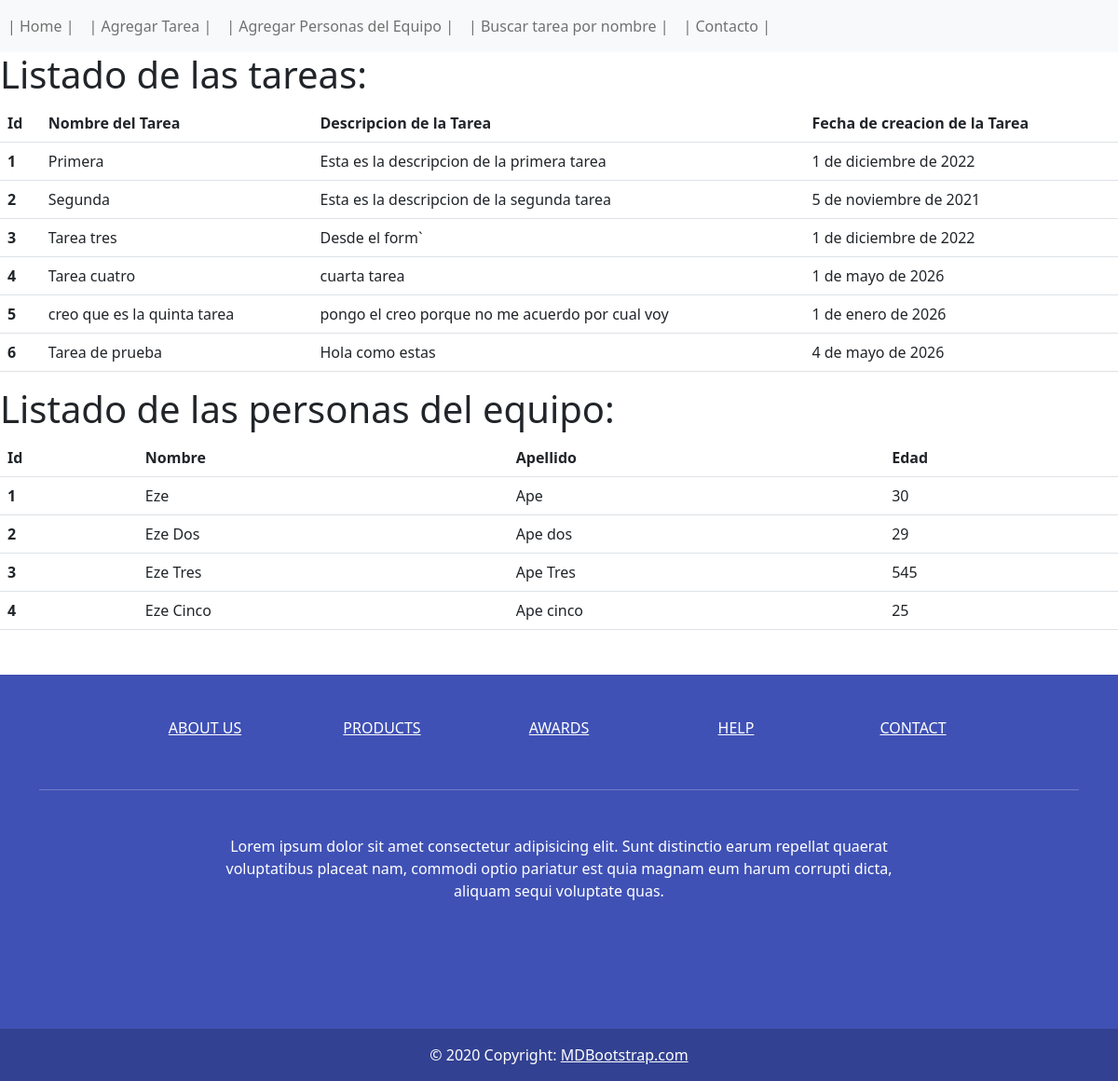
The page / on the database its author committed.
### AppCoder/models.py (models this page shows, shortened)
class Tarea(models.Model):
    nombre = models.CharField(max_length=50)
    descripcion = models.TextField()
    fecha_de_creacion = models.DateField()

class Personas_del_equipo(models.Model):
    nombre = models.CharField(max_length=50)
    apellido = models.CharField(max_length=50)
    edad = models.IntegerField()

### AppCoder/views.py (the view)
# urls.py: path('', home, name='home'),
def home(request):
    tareas = Tarea.objects.all()
    personas_del_equipo = Personas_del_equipo.objects.all()
    data = {
        'tareas': tareas,
        'personas_del_equipo': personas_del_equipo
    }
    return render(request,'AppCoder/home.html',data)

### AppCoder/templates/AppCoder/home.html
{% extends 'AppCoder/padre.html' %} {% block contenidoQueCambia %}
<h1>Listado de las tareas:</h1>
<table class="table">
  <thead>
    <tr>
      <th scope="col">Id</th>
      <th scope="col">Nombre del Tarea</th>
      <th scope="col">Descripcion de la Tarea</th>
      <th scope="col">Fecha de creacion de la Tarea</th>
    </tr>
  </thead>
  <tbody>
    {% for t in tareas %}
    <tr>
      <th scope="row">{{ t.id }}</th>
      <td>{{ t.nombre }}</td>
      <td>{{ t.descripcion }}</td>
      <td>{{ t.fecha_de_creacion }}</td>
    </tr>
    {% endfor %}
  </tbody>
</table>
<h1>Listado de las personas del equipo:</h1>
<table class="table">
  <thead>
    <tr>
      <th scope="col">Id</th>
      <th scope="col">Nombre</th>
      <th scope="col">Apellido</th>
      <th scope="col">Edad</th>
    </tr>
  </thead>
  <tbody>
    {% for p in personas_del_equipo %}
    <tr>
      <th scope="row">{{ p.id }}</th>
      <td>{{ p.nombre }}</td>
      <td>{{ p.apellido }}</td>
      <td>{{ p.edad }}</td>
    </tr>
    {% endfor %}
  </tbody>
</table>
{% endblock %}

### AppCoder/templates/AppCoder/padre.html (shortened to what this page needs)
<!DOCTYPE html>
<html lang="en">
  <head>
    <link
      href="https://cdn.jsdelivr.net/npm/bootstrap@5.2.3/dist/css/bootstrap.min.css"
      rel="stylesheet"
    />
  </head>
  <body>
    <nav class="navbar navbar-expand-lg navbar-light bg-light">
      <div class="collapse navbar-collapse" id="navbarNav">
        <ul class="navbar-nav">
          <li class="nav-item">
            <a class="nav-link" href="{% url 'home' %}">| Home |</a>
          </li>
          <li class="nav-item">
            <a class="nav-link" href="{% url 'agregar_tarea' %}"
              >| Agregar Tarea |</a
            >
          </li>
          <li class="nav-item">
            <a class="nav-link" href="{% url 'agregar_personas_del_equipo' %}"
              >| Agregar Personas del Equipo |</a
            >
          </li>
          <li class="nav-item">
            <a class="nav-link" href="{% url 'busqueda' %}"
              >| Buscar tarea por nombre |</a
            >
          </li>
          <li class="nav-item">
            <a class="nav-link" href="{% url 'contacto' %}">| Contacto |</a>
          </li>
        </ul>
      </div>
    </nav>
    <div id="contenido">{% block contenidoQueCambia %} {% endblock %}</div>
    <footer class="text-center text-white" style="background-color: #3f51b5">
      <div class="container">
        <section class="mt-5">
          <div class="row text-center d-flex justify-content-center pt-5">
            <div class="col-md-2">
              <h6 class="text-uppercase font-weight-bold">
                <a href="#!" class="text-white">About us</a>
              </h6>
            </div>
            <div class="col-md-2">
              <h6 class="text-uppercase font-weight-bold">
                <a href="#!" class="text-white">Products</a>
              </h6>
            </div>
            <div class="col-md-2">
              <h6 class="text-uppercase font-weight-bold">
                <a href="#!" class="text-white">Awards</a>
              </h6>
            </div>
            <div class="col-md-2">
              <h6 class="text-uppercase font-weight-bold">
                <a href="#!" class="text-white">Help</a>
              </h6>
            </div>
            <div class="col-md-2">
              <h6 class="text-uppercase font-weight-bold">
                <a href="#!" class="text-white">Contact</a>
              </h6>
            </div>
          </div>
        </section>
        <hr class="my-5" />
        <section class="mb-5">
          <div class="row d-flex justify-content-center">
            <div class="col-lg-8">
              <p>
                Lorem ipsum dolor sit amet consectetur adipisicing elit. Sunt
                distinctio earum repellat quaerat voluptatibus placeat nam,
                commodi optio pariatur est quia magnam eum harum corrupti dicta,
                aliquam sequi voluptate quas.
              </p>
            </div>
          </div>
        </section>
        <section class="text-center mb-5">
        </section>
      </div>
      <div class="text-center p-3" style="background-color: rgba(0, 0, 0, 0.2)">
        © 2020 Copyright:
        <a class="text-white" href="https://mdbootstrap.com/"
          >MDBootstrap.com</a
        >
      </div>
    </footer>
  </body>
</html>

### rows shown on the page
Tarea: id "1", nombre "Primera", descripcion "Esta es la descripcion de la primera tarea", fecha_de_creacion "1 de diciembre de 2022"
Tarea: id "2", nombre "Segunda", descripcion "Esta es la descripcion de la segunda tarea", fecha_de_creacion "5 de noviembre de 2021"
Tarea: id "3", nombre "Tarea tres", descripcion "Desde el form`", fecha_de_creacion "1 de diciembre de 2022"
Tarea: id "4", nombre "Tarea cuatro", descripcion "cuarta tarea", fecha_de_creacion "1 de mayo de 2026"
Tarea: id "5", nombre "creo que es la quinta tarea", descripcion "pongo el creo porque no me acuerdo por cual voy", fecha_de_creacion "1 de enero de 2026"
Tarea: id "6", nombre "Tarea de prueba", descripcion "Hola como estas", fecha_de_creacion "4 de mayo de 2026"
Personas_del_equipo: id "1", nombre "Eze", apellido "Ape", edad "30"
Personas_del_equipo: id "2", nombre "Eze Dos", apellido "Ape dos", edad "29"
Personas_del_equipo: id "3", nombre "Eze Tres", apellido "Ape Tres", edad "545"
Personas_del_equipo: id "4", nombre "Eze Cinco", apellido "Ape cinco", edad "25"
